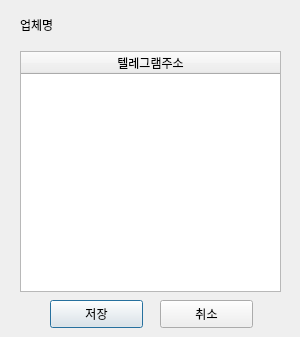
<?xml version="1.0" encoding="UTF-8"?>
<ui version="4.0">
 <class>Dialog</class>
 <widget class="QDialog" name="Dialog">
  <property name="geometry">
   <rect>
    <x>0</x>
    <y>0</y>
    <width>300</width>
    <height>337</height>
   </rect>
  </property>
  <property name="windowTitle">
   <string>텔레그램주소목록</string>
  </property>
  <property name="windowIcon">
   <iconset>
    <normaloff>logo.ico</normaloff>logo.ico</iconset>
  </property>
  <widget class="QTableWidget" name="list_tableWidget">
   <property name="geometry">
    <rect>
     <x>20</x>
     <y>51</y>
     <width>261</width>
     <height>241</height>
    </rect>
   </property>
   <property name="layoutDirection">
    <enum>Qt::LeftToRight</enum>
   </property>
   <property name="autoScroll">
    <bool>true</bool>
   </property>
   <property name="editTriggers">
    <set>QAbstractItemView::DoubleClicked</set>
   </property>
   <property name="tabKeyNavigation">
    <bool>false</bool>
   </property>
   <property name="showDropIndicator" stdset="0">
    <bool>false</bool>
   </property>
   <property name="dragDropOverwriteMode">
    <bool>false</bool>
   </property>
   <property name="selectionMode">
    <enum>QAbstractItemView::SingleSelection</enum>
   </property>
   <property name="sortingEnabled">
    <bool>true</bool>
   </property>
   <property name="cornerButtonEnabled">
    <bool>true</bool>
   </property>
   <attribute name="horizontalHeaderCascadingSectionResizes">
    <bool>true</bool>
   </attribute>
   <attribute name="horizontalHeaderShowSortIndicator" stdset="0">
    <bool>true</bool>
   </attribute>
   <attribute name="horizontalHeaderStretchLastSection">
    <bool>true</bool>
   </attribute>
   <attribute name="verticalHeaderVisible">
    <bool>false</bool>
   </attribute>
   <column>
    <property name="text">
     <string>텔레그램주소</string>
    </property>
    <property name="textAlignment">
     <set>AlignCenter</set>
    </property>
   </column>
  </widget>
  <widget class="QLabel" name="lbl_company">
   <property name="geometry">
    <rect>
     <x>20</x>
     <y>9</y>
     <width>261</width>
     <height>31</height>
    </rect>
   </property>
   <property name="text">
    <string>업체명</string>
   </property>
  </widget>
  <widget class="QPushButton" name="btn_save">
   <property name="geometry">
    <rect>
     <x>50</x>
     <y>300</y>
     <width>93</width>
     <height>28</height>
    </rect>
   </property>
   <property name="text">
    <string>저장</string>
   </property>
  </widget>
  <widget class="QPushButton" name="btn_cancel">
   <property name="geometry">
    <rect>
     <x>160</x>
     <y>300</y>
     <width>93</width>
     <height>28</height>
    </rect>
   </property>
   <property name="text">
    <string>취소</string>
   </property>
  </widget>
 </widget>
 <resources/>
 <connections/>
</ui>
